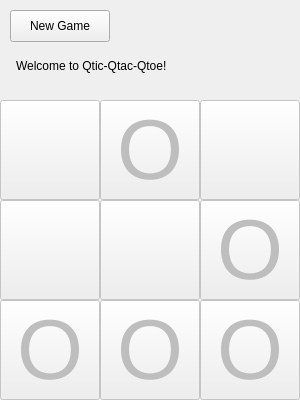
<?xml version="1.0" encoding="UTF-8"?>
<ui version="4.0">
 <class>MainWindow</class>
 <widget class="QMainWindow" name="MainWindow">
  <property name="geometry">
   <rect>
    <x>0</x>
    <y>0</y>
    <width>300</width>
    <height>400</height>
   </rect>
  </property>
  <property name="sizePolicy">
   <sizepolicy hsizetype="Fixed" vsizetype="Fixed">
    <horstretch>0</horstretch>
    <verstretch>0</verstretch>
   </sizepolicy>
  </property>
  <property name="cursor">
   <cursorShape>ArrowCursor</cursorShape>
  </property>
  <property name="mouseTracking">
   <bool>false</bool>
  </property>
  <property name="windowTitle">
   <string>Qtic-Qtac-Qtoe</string>
  </property>
  <widget class="QWidget" name="centralWidget">
   <widget class="QPushButton" name="NWButton">
    <property name="enabled">
     <bool>false</bool>
    </property>
    <property name="geometry">
     <rect>
      <x>0</x>
      <y>100</y>
      <width>100</width>
      <height>100</height>
     </rect>
    </property>
    <property name="font">
     <font>
      <pointsize>64</pointsize>
     </font>
    </property>
    <property name="styleSheet">
     <string notr="true"/>
    </property>
    <property name="text">
     <string/>
    </property>
   </widget>
   <widget class="QPushButton" name="NButton">
    <property name="enabled">
     <bool>false</bool>
    </property>
    <property name="geometry">
     <rect>
      <x>100</x>
      <y>100</y>
      <width>100</width>
      <height>100</height>
     </rect>
    </property>
    <property name="font">
     <font>
      <pointsize>64</pointsize>
     </font>
    </property>
    <property name="text">
     <string>O</string>
    </property>
   </widget>
   <widget class="QPushButton" name="NEButton">
    <property name="enabled">
     <bool>false</bool>
    </property>
    <property name="geometry">
     <rect>
      <x>200</x>
      <y>100</y>
      <width>100</width>
      <height>100</height>
     </rect>
    </property>
    <property name="font">
     <font>
      <pointsize>64</pointsize>
     </font>
    </property>
    <property name="text">
     <string/>
    </property>
   </widget>
   <widget class="QPushButton" name="WButton">
    <property name="enabled">
     <bool>false</bool>
    </property>
    <property name="geometry">
     <rect>
      <x>0</x>
      <y>200</y>
      <width>100</width>
      <height>100</height>
     </rect>
    </property>
    <property name="font">
     <font>
      <pointsize>64</pointsize>
     </font>
    </property>
    <property name="text">
     <string/>
    </property>
   </widget>
   <widget class="QPushButton" name="CButton">
    <property name="enabled">
     <bool>false</bool>
    </property>
    <property name="geometry">
     <rect>
      <x>100</x>
      <y>200</y>
      <width>100</width>
      <height>100</height>
     </rect>
    </property>
    <property name="font">
     <font>
      <pointsize>64</pointsize>
     </font>
    </property>
    <property name="text">
     <string/>
    </property>
   </widget>
   <widget class="QPushButton" name="EButton">
    <property name="enabled">
     <bool>false</bool>
    </property>
    <property name="geometry">
     <rect>
      <x>200</x>
      <y>200</y>
      <width>100</width>
      <height>100</height>
     </rect>
    </property>
    <property name="font">
     <font>
      <pointsize>64</pointsize>
     </font>
    </property>
    <property name="text">
     <string>O</string>
    </property>
   </widget>
   <widget class="QPushButton" name="SWButton">
    <property name="enabled">
     <bool>false</bool>
    </property>
    <property name="geometry">
     <rect>
      <x>0</x>
      <y>300</y>
      <width>100</width>
      <height>100</height>
     </rect>
    </property>
    <property name="font">
     <font>
      <pointsize>64</pointsize>
     </font>
    </property>
    <property name="text">
     <string>O</string>
    </property>
   </widget>
   <widget class="QPushButton" name="SButton">
    <property name="enabled">
     <bool>false</bool>
    </property>
    <property name="geometry">
     <rect>
      <x>100</x>
      <y>300</y>
      <width>100</width>
      <height>100</height>
     </rect>
    </property>
    <property name="font">
     <font>
      <pointsize>64</pointsize>
     </font>
    </property>
    <property name="text">
     <string>O</string>
    </property>
   </widget>
   <widget class="QPushButton" name="SEButton">
    <property name="enabled">
     <bool>false</bool>
    </property>
    <property name="geometry">
     <rect>
      <x>200</x>
      <y>300</y>
      <width>100</width>
      <height>100</height>
     </rect>
    </property>
    <property name="font">
     <font>
      <pointsize>64</pointsize>
     </font>
    </property>
    <property name="text">
     <string>O</string>
    </property>
   </widget>
   <widget class="QPushButton" name="newGameButton">
    <property name="geometry">
     <rect>
      <x>10</x>
      <y>10</y>
      <width>100</width>
      <height>32</height>
     </rect>
    </property>
    <property name="styleSheet">
     <string notr="true"/>
    </property>
    <property name="text">
     <string>New Game</string>
    </property>
    <property name="autoDefault">
     <bool>false</bool>
    </property>
    <property name="default">
     <bool>false</bool>
    </property>
    <property name="flat">
     <bool>false</bool>
    </property>
   </widget>
   <widget class="QLabel" name="label">
    <property name="geometry">
     <rect>
      <x>16</x>
      <y>50</y>
      <width>270</width>
      <height>32</height>
     </rect>
    </property>
    <property name="frameShape">
     <enum>QFrame::NoFrame</enum>
    </property>
    <property name="frameShadow">
     <enum>QFrame::Plain</enum>
    </property>
    <property name="text">
     <string>Welcome to Qtic-Qtac-Qtoe!</string>
    </property>
    <property name="textFormat">
     <enum>Qt::AutoText</enum>
    </property>
   </widget>
  </widget>
 </widget>
 <layoutdefault spacing="6" margin="11"/>
 <resources/>
 <connections/>
</ui>
